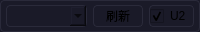
 <widget class="QWidget" name="topDeviceBar" native="true">
 <property name="minimumSize">
 <size>
 <width>0</width>
 <height>26</height>
 </size>
 </property>
 <property name="maximumSize">
 <size>
 <width>16777215</width>
 <height>32</height>
 </size>
 </property>
 <property name="styleSheet">
 <string notr="true">background: #1a1a28;
border: 1px solid #2a2a3a;
border-radius: 4px;</string>
 </property>
 <layout class="QHBoxLayout" name="topDeviceBarLayout">
 <property name="spacing">
 <number>6</number>
 </property>
 <property name="leftMargin">
 <number>6</number>
 </property>
 <property name="topMargin">
 <number>2</number>
 </property>
 <property name="rightMargin">
 <number>6</number>
 </property>
 <property name="bottomMargin">
 <number>2</number>
 </property>
 <item>
 <widget class="QComboBox" name="ComboxButton">
 <property name="sizePolicy">
 <sizepolicy hsizetype="Expanding" vsizetype="Fixed">
 <horstretch>1</horstretch>
 <verstretch>0</verstretch>
 </sizepolicy>
 </property>
 <property name="minimumSize">
 <size>
 <width>0</width>
 <height>22</height>
 </size>
 </property>
 <property name="font">
 <font>
 <family>Microsoft YaHei UI</family>
 <pointsize>9</pointsize>
 </font>
 </property>
 </widget>
 </item>
 <item>
 <widget class="QPushButton" name="RefreshButton">
 <property name="sizePolicy">
 <sizepolicy hsizetype="Fixed" vsizetype="Fixed">
 <horstretch>0</horstretch>
 <verstretch>0</verstretch>
 </sizepolicy>
 </property>
 <property name="minimumSize">
 <size>
 <width>50</width>
 <height>22</height>
 </size>
 </property>
 <property name="font">
 <font>
 <family>Microsoft YaHei UI</family>
 <pointsize>9</pointsize>
 </font>
 </property>
 <property name="text">
 <string>刷新</string>
 </property>
 </widget>
 </item>
 <item>
 <widget class="QCheckBox" name="modeSwitchCheckBox">
 <property name="sizePolicy">
 <sizepolicy hsizetype="Fixed" vsizetype="Fixed">
 <horstretch>0</horstretch>
 <verstretch>0</verstretch>
 </sizepolicy>
 </property>
 <property name="minimumSize">
 <size>
 <width>45</width>
 <height>22</height>
 </size>
 </property>
 <property name="font">
 <font>
 <family>Microsoft YaHei UI</family>
 <pointsize>9</pointsize>
 </font>
 </property>
 <property name="text">
 <string>U2</string>
 </property>
 <property name="checked">
 <bool>true</bool>
 </property>
 </widget>
 </item>
 </layout>
 </widget>
